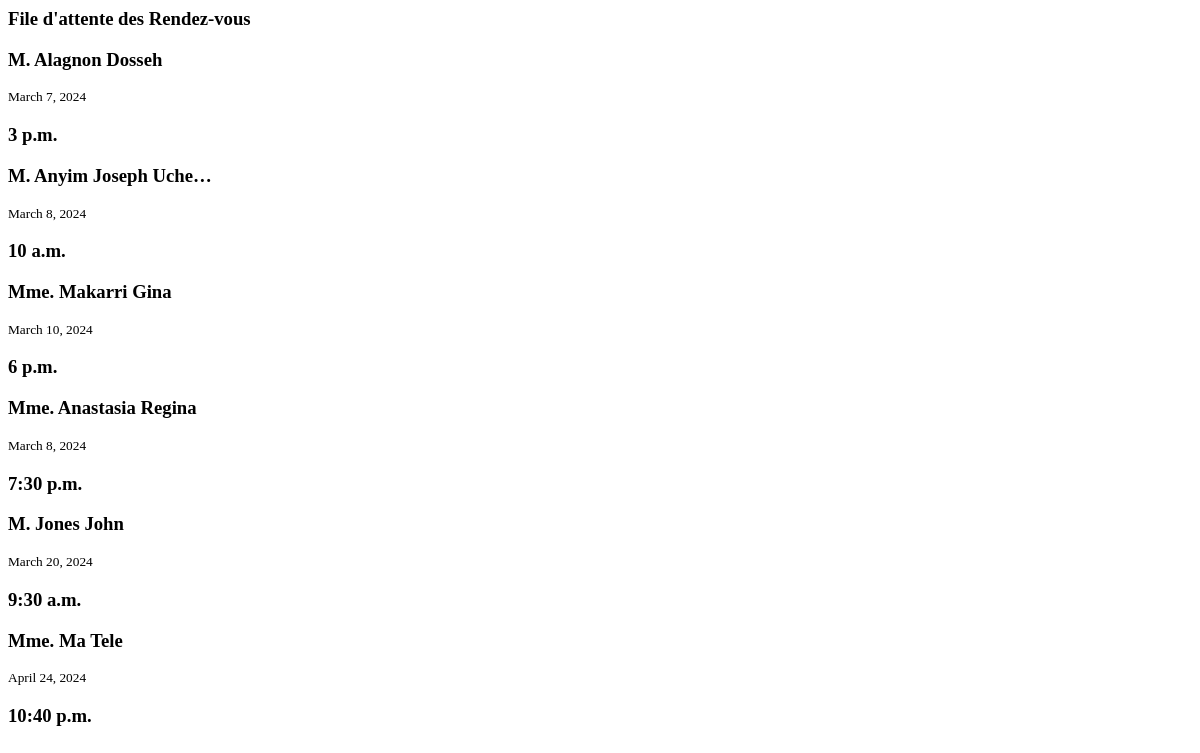
The page /appointments/pending/all/ (signed in) on the database as committed earlier.
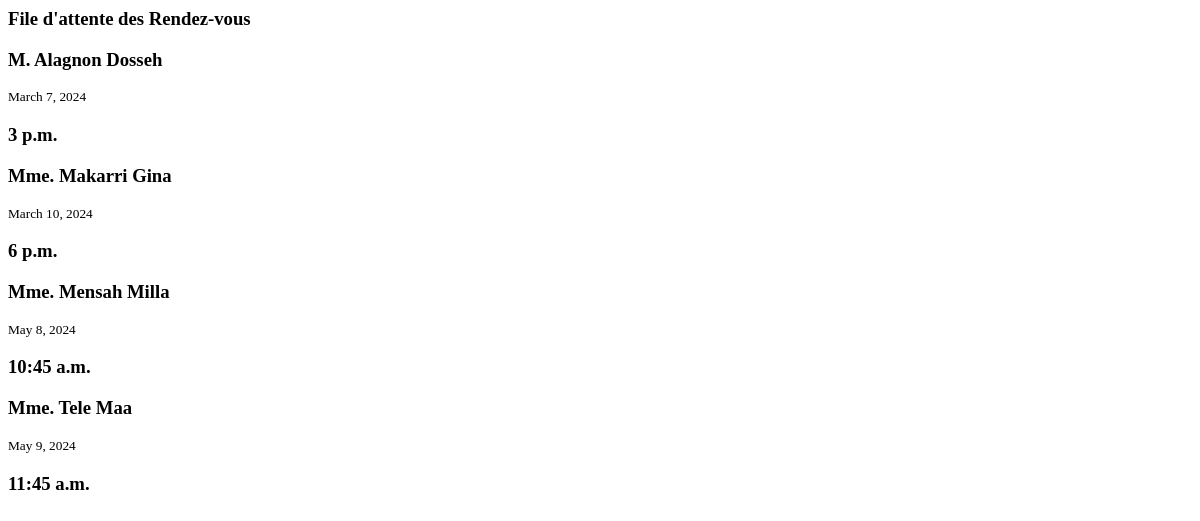
The same page on the database as committed later.
### base/models.py (models this page shows, shortened)
class Appointment(models.Model):
    host = models.ForeignKey(CustomUser, on_delete=models.CASCADE)
    first_name = models.CharField(max_length=255)
    last_name = models.CharField(max_length=255)
    email = models.EmailField(max_length=255, null=True, blank=True)
    phone = models.CharField(max_length=255, blank=True, null=True)
    observations = models.TextField(blank=True, null=True)
    sex = models.CharField(max_length=50, choices=genders)
    context = models.CharField(
        max_length=50, choices=context_types, default='professional')
    nationality = models.CharField(
        max_length=255, default='', null=True, blank=True)
    date = models.DateField(default=date.today)
    time = models.TimeField()
    started_at = models.TimeField(default=timezone.now)
    ended_at = models.TimeField(null=True, blank=True)
    departed_at = models.TimeField(null=True, blank=True)
    id_document = models.CharField(
        max_length=50, choices=id_types, null=True, blank=True)
    id_number = models.CharField(max_length=50, null=True, blank=True)
    status = models.ForeignKey(Status, default=1, on_delete=models.CASCADE)
    is_accepted = models.BooleanField(default=False)
    is_cancelled = models.BooleanField(default=False)
    is_finished = models.BooleanField(default=False)
    is_missed = models.BooleanField(default=False)
    is_vip = models.BooleanField(default=False)
    signature = models.ImageField(
        upload_to='signatures/', null=True, blank=True)

### base/views.py (the view)
# urls.py: path('appointments/pending/all/', pending_appointments_all, name='pending_appointments_all'),
@login_required(login_url='login')
def pending_appointments_all(req):
    appointments = Appointment.objects.filter(status=1)
    context = {"appointments": appointments}
    return render(req, 'base/partials/appointments/pending_alt.html', context)

### base/utils.py (called while the page is built)
def h_encode(id):
    return hashids.encode(id)

    def to_url(self, value):
        return h_encode(value)

### base/templates/base/partials/appointments/pending_alt.html (shortened to what this page needs)
<div class="p-6 bg-purple-950 rounded-xl grid gap-2">
  {% if not appointments %}
  <div
    class="p-8 rounded-lg flex flex-col justify-center items-center gap-2 text-center m-auto"
  >
    <i class="fa-solid fa-folder-open text-3xl text-gray-700"></i>
    <p class="text-sm">Aucun rendez-vous en attente</p>
  </div>
  {% else %}
  <h3 class="mb-2 text-white text-lg">File d'attente des Rendez-vous</h3>
  <div
    class="mb-4 grid sm:grid-cols-2 md:grid-cols-3 lg:grid-cols-4 2xl:grid-cols-5 gap-4 cursor-pointer"
  >
    {% for obj in appointments %}
    <div
      hx-get="{% url 'appointment_alt' obj.id %}"
      hx-target="#basic_dialog"
      class="p-4 h-full border bg-white rounded-xl text-black text-sm flex flex-col justify-between gap-2 group smoothen"
    >
      <h3 class="font-bold text-md">
        {% if obj.sex == 'male' %} M. {% else %} Mme. {% endif %}
        {{obj.last_name}} {{obj.first_name|truncatechars:12}}
      </h3>
      <div
        class="p-2 rounded-lg grid w-full gap-1 border border-purple-300 bg-purple-100 group-hover:shadow-lg group-hover:bg-purple-200 smoothen"
      >
        <small>{{obj.date}}</small>
        <h3 class="flex items-center gap-2 text-xl font-bold">
          {{obj.time}}
        </h3>
      </div>
    </div>
    {% endfor %}
  </div>
  {% endif %}
</div>

Rows that differ between the two databases and show on the page:
removed Appointment: sex "M.", last_name "Anyim", first_name "Joseph Uche…", date "March 8, 2024", time "10 a.m."
removed Appointment: sex "Mme.", last_name "Anastasia", first_name "Regina", date "March 8, 2024", time "7:30 p.m."
removed Appointment: sex "M.", last_name "Jones", first_name "John", date "March 20, 2024", time "9:30 a.m."
removed Appointment: sex "Mme.", last_name "Ma", first_name "Tele", date "April 24, 2024", time "10:40 p.m."
added Appointment: sex "Mme.", last_name "Mensah", first_name "Milla", date "May 8, 2024", time "10:45 a.m."
added Appointment: sex "Mme.", last_name "Tele", first_name "Maa", date "May 9, 2024", time "11:45 a.m."
